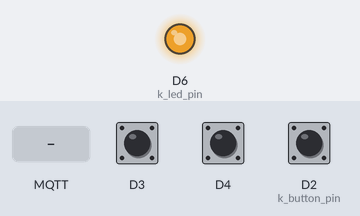
The sketch below on a simulated ESP8266 (NodeMCU). Shown: output pins drawn as LEDs (lit = HIGH). Inputs (shaded band) come from the test bench; at power-on: D2 (k_button_pin) HIGH, D3 HIGH, D4 HIGH. WiFi joins after 1.5 s; servers stay silent unless stated; random numbers use the default seed unless the sketch sets one; no MQTT or app messages arrive unless stated; not simulated (calls return 0 or success): credentials.h; names the files do not define were given values by the test bench: MQTT_PORT = 1883, OTA_PORT = 80; what the sketch prints to the serial monitor is not drawn.

Above: at 2.7 s.
2.8 s: D2 (k_button_pin) pulled LOW for 0.15 s
At 2.95 s:
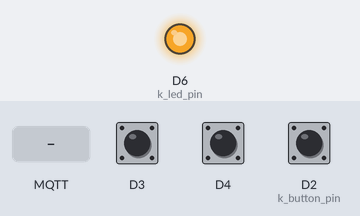
5.8 s: MQTT message "15" arrives on the second subscribed topic
At 6.02 s:
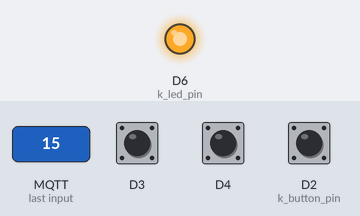
7.3 s: D2 (k_button_pin) pulled LOW for 1 s
At 7.45 s:
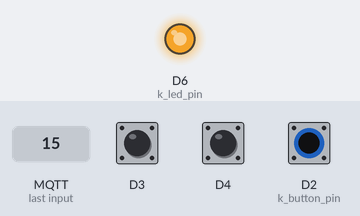
11.8 s: MQTT message "0" arrives on the first subscribed topic
At 11.95 s:
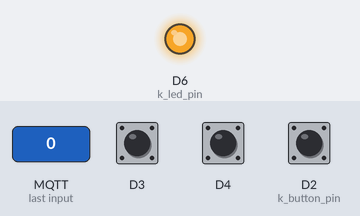
Timing chart, 0 to 14.8 s (numbered marks = the images above; inputs shaded):
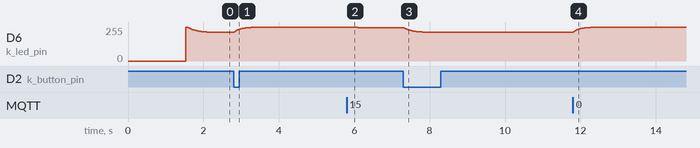

Measured:
- after the input at 2.8 s, D6 (k_led_pin): moves from 214/255 to 255/255 over 1.1 s, starting at once
- after the input at 5.8 s, D6 (k_led_pin): 255/255 → 253/255 at once, → 252/255 0.14 s later, → 251/255 0.15 s later
- after the input at 7.3 s, D6 (k_led_pin): moves from 251/255 to 214/255 over 0.82 s, starting at once
- after the input at 11.8 s, D6 (k_led_pin): moves from 214/255 to 255/255 over 1.1 s, starting at once

The sketch:

ikea-led-lamp.ino
```cpp
#include <ESP8266WiFi.h>
#include <PubSubClient.h>
#include <ArduinoOTA.h>
#include <credentials.h>

#include "ESPRotary.h"

String s_client_id;

WiFiClient s_wifi_client;
uint32_t s_last_wifi_connect_attempt_tp = 0;

PubSubClient s_mqtt_client(s_wifi_client);
uint32_t s_last_mqtt_connect_attempt_tp = 0;

#define NODE_LOCATION "home"
#define NODE_TYPE "ikea_led"
#define NODE_NAME "bedroom_light"

const char* s_status_topic = "/"NODE_LOCATION"/"NODE_NAME"/status";
const char* s_switch_topic = "/"NODE_LOCATION"/"NODE_NAME"/switch";

const char* s_brightness_topic = "/"NODE_LOCATION"/"NODE_NAME"/brightness";
const char* s_brightness_set_topic = "/"NODE_LOCATION"/"NODE_NAME"/brightness/set";

ESPRotary s_encoder = ESPRotary(D3, D4);

int k_led_pin = D6;
int k_button_pin = D2;

bool s_status = true;
int32_t s_button_level = 0;
int32_t s_last_button_level_change_tp = 0;

int32_t s_old_position  = 0;
int32_t s_last_position_change_tp = 0;

int32_t s_last_interpolation_tp = 0;


float s_brightness = 0.5f;
float s_target_brightness = 0.5f;
float s_saved_brightness = 0.5f;

void mqtt_publish(const char* topic, float t)
{
  char buffer[128] = {0};
  sprintf(buffer, "%f", t);
  s_mqtt_client.publish(topic, buffer, strlen(buffer));
}
void mqtt_publish(const char* topic, bool t)
{
  char buffer[128] = {0};
  sprintf(buffer, "%s", t ? "true" : "false");
  s_mqtt_client.publish(topic, buffer, strlen(buffer));
}


void set_brightness(float b)
{
  if (b > 1.f)
  {
    b = 1.f;
  }
  if (b < 0.002f)
  {
    b = 0.f;
  }
  s_brightness = b;
  analogWrite(k_led_pin, static_cast<int>(pow((1.f - b), 0.25f) * 1023.f));
}

void set_target_brightness(float brightness)
{
  if (brightness < 0.f)
  {
    brightness = 0.f;
  }
  if (brightness > 1.f)
  {
    brightness = 1.f;
  }
  s_target_brightness = brightness;
  mqtt_publish(s_brightness_topic, s_target_brightness * 255.f);
}

void save_target_brightness()
{
  s_saved_brightness = s_target_brightness;
}

void load_target_brightness()
{
  float brightness = s_saved_brightness;
  if (isnan(brightness) || !(brightness >= 0.f && brightness <= 1.f))
  {
    brightness = 0.5f;
  }
  set_target_brightness(brightness);
}

void set_status(bool status)
{
  if (status == s_status)
  {
    return;
  }

  if (status == false)
  {
    s_status = status;
    mqtt_publish(s_status_topic, s_status);

    save_target_brightness();
    set_target_brightness(0);
    Serial.println("Turning off");
  }
  else
  {
    s_status = status;
    mqtt_publish(s_status_topic, s_status);

    load_target_brightness();

    //too low? make sure it tirns on with a decent brightness
    if (s_target_brightness < 0.05f)
    {
      set_target_brightness(0.2f);
    }
    Serial.println("Turning on");
  }
}

void mqtt_callback(char* topic, byte* payload, unsigned int length)
{
  char buffer[128] = { 0, };
  length = min(length, 126u);
  memcpy(buffer, payload, length);
  buffer[length] = 0;

  Serial.print("Message arrived [");
  Serial.print(topic);
  Serial.print("] ");
  Serial.print(length);
  Serial.print(" bytes '");
  Serial.print(buffer);
  Serial.print("'");
  Serial.println();

  if (strcmp(topic, s_switch_topic) == 0)
  {
    set_status(strcmp(buffer, "true") == 0);
  }
  if (strcmp(topic, s_brightness_set_topic) == 0)
  {
    float brightness = atoi(buffer) / 255.f;
    if (isnan(brightness))
    {
      brightness = 0.5f;
    }
    set_target_brightness(brightness);
  }
}

void reconnect_mqtt()
{
  // Loop until we're reconnected
  if (!s_mqtt_client.connected() && (s_last_mqtt_connect_attempt_tp + 30000 < millis()) || s_last_mqtt_connect_attempt_tp == 0)
  {
    s_last_mqtt_connect_attempt_tp = millis();
    Serial.print("Attempting MQTT connection...");
    // Attempt to connect
    if (s_mqtt_client.connect(s_client_id.c_str(), MQTT_USERNAME, MQTT_PASSWORD))
    {
      Serial.println("connected");
      s_last_mqtt_connect_attempt_tp = 0;

      // Once connected, publish an announcement...
      mqtt_publish(s_status_topic, s_status);
      mqtt_publish(s_brightness_topic, s_target_brightness);
      // ... and resubscribe
      s_mqtt_client.subscribe(s_switch_topic);
      s_mqtt_client.subscribe(s_brightness_set_topic);
    }
    else
    {
      Serial.print("failed, rc=");
      Serial.print(s_mqtt_client.state());
      Serial.println(" try again");
    }
  }
}

void setup_wifi(bool wait)
{
  if (WiFi.status() != WL_CONNECTED && (s_last_wifi_connect_attempt_tp + 30000 < millis() || s_last_wifi_connect_attempt_tp == 0))
  {
    delay(10);
    // We start by connecting to a WiFi network
    Serial.println();
    Serial.print("Connecting to ");
    Serial.println(WLAN_SSID);
    WiFi.mode(WIFI_STA);
    WiFi.begin(WLAN_SSID, WLAN_PASSWORD);
    s_last_wifi_connect_attempt_tp = millis();
  }

  if (wait)
  {
    int start = millis();
    while (WiFi.status() != WL_CONNECTED && start + 5000 > millis())
    {
      delay(500);
      Serial.print(".");
    }
    Serial.println("");
  }

  if (WiFi.status() == WL_CONNECTED)
  {
    s_last_wifi_connect_attempt_tp = 0;
    Serial.println("WiFi connected");
    Serial.println("IP address: ");
    Serial.println(WiFi.localIP());
  }
  else
  {
    Serial.println("WiFi NOT connected, postponed");
  }
}

void setup()
{
  Serial.begin(115200);

  s_client_id = NODE_LOCATION"/"NODE_NAME"/"NODE_TYPE"/";
  s_client_id += String(random(0xffff), HEX);

  Serial.print("Node location: "); Serial.println(NODE_LOCATION);
  Serial.print("Node type: "); Serial.println(NODE_TYPE);
  Serial.print("Node name: "); Serial.println(NODE_NAME);
  Serial.print("Client ID: "); Serial.println(s_client_id.c_str());
  Serial.print("MQTT status topic: "); Serial.println(s_status_topic);
  Serial.print("MQTT switch topic: "); Serial.println(s_switch_topic);
  Serial.print("MQTT brightness topic: "); Serial.println(s_brightness_topic);
  Serial.print("MQTT brightness set topic: "); Serial.println(s_brightness_set_topic);

  // put your setup code here, to run once:
  pinMode(k_led_pin, OUTPUT);
  analogWriteFreq(128);

  pinMode(k_button_pin, INPUT_PULLUP);

  setup_wifi(true);
  s_mqtt_client.setServer(MQTT_SERVER, MQTT_PORT);
  s_mqtt_client.setCallback(mqtt_callback);

  //OTA SETUP
  ArduinoOTA.setPort(OTA_PORT);
  // Hostname defaults to esp8266-[ChipID]
  ArduinoOTA.setHostname(s_client_id.c_str());

  // No authentication by default
  ArduinoOTA.setPassword(OTA_PASSWORD);

  ArduinoOTA.onStart([]()
  {
    Serial.println("Starting");
  });
  ArduinoOTA.onEnd([]()
  {
    Serial.println("\nEnd");
  });
  ArduinoOTA.onProgress([](unsigned int progress, unsigned int total)
  {
    Serial.printf("Progress: %u%%\r", (progress / (total / 100)));
  });
  ArduinoOTA.onError([](ota_error_t error)
  {
    Serial.printf("Error[%u]: ", error);
    if (error == OTA_AUTH_ERROR) Serial.println("Auth Failed");
    else if (error == OTA_BEGIN_ERROR) Serial.println("Begin Failed");
    else if (error == OTA_CONNECT_ERROR) Serial.println("Connect Failed");
    else if (error == OTA_RECEIVE_ERROR) Serial.println("Receive Failed");
    else if (error == OTA_END_ERROR) Serial.println("End Failed");
  });
  ArduinoOTA.begin();

  s_brightness = 0.f;
  load_target_brightness();
}

void process_encoder()
{
  s_encoder.loop();

  bool value_changed = false;
  float delta = 0.f;
  int32_t new_position = s_encoder.getPosition() / 4;
  if (new_position != s_old_position)
  {
    int32_t tp = millis();
    if (tp < s_last_position_change_tp)
    {
      s_last_position_change_tp = tp;
    }
    if (tp != s_last_position_change_tp)
    {
      float dt = static_cast<float>(tp - s_last_position_change_tp) / 1000.f;
      if (dt > 1000.f)
      {
        dt = 1000.f;
      }

      value_changed = true;
      delta = static_cast<float>(new_position - s_old_position) / dt;

      s_last_position_change_tp = tp;

      s_old_position = new_position;
    }
  }

  if (value_changed && s_status == true)
  {
    float sign = delta < 0.f ? -1.f : 1.f;
    if (abs(delta) > 10.f)
    {
      delta = sign * 10.f;
    }

    float brightness = s_target_brightness + delta / 100.f;
    set_target_brightness(brightness);
  }
}

void process_interpolation()
{
  int32_t tp = millis();
  if (tp < s_last_interpolation_tp)
  {
    s_last_interpolation_tp = tp;
  }

  if (tp - s_last_interpolation_tp < 10)
  {
    return;
  }
  s_last_interpolation_tp = tp;

  set_brightness(s_brightness + (s_target_brightness - s_brightness) * 0.05f);
}

void process_button()
{
  int level = digitalRead(k_button_pin) ? 1 : 0;
  if (level != s_button_level && millis() - s_last_button_level_change_tp > 50)
  {
    s_last_button_level_change_tp = millis();

    s_button_level = level;
    if (level == 0)
    {
      set_status(!s_status);
    }
  }
}

void process_mqtt()
{
  if (WiFi.status() != WL_CONNECTED)
  {
    delay(1);
    Serial.print("WIFI Disconnected. Attempting reconnection.");
    setup_wifi(false);
    return;
  }

  if (!s_mqtt_client.connected())
    reconnect_mqtt();
  else
    s_mqtt_client.loop();
}


void loop()
{
  process_encoder();
  process_interpolation();
  process_button();
  process_mqtt();
  ArduinoOTA.handle();
}
```

ESPRotary.cpp
```cpp
/////////////////////////////////////////////////////////////////
/*
  ESP8266/Arduino Library for reading rotary encoder values.
  Created by Lennart Hennigs, November 12, 2017.
*/
/////////////////////////////////////////////////////////////////

#include "ESPRotary.h"

/////////////////////////////////////////////////////////////////

ESPRotary::ESPRotary(int pin1, int pin2) {
  this->pin1 = pin1;
  this->pin2 = pin2;

  pinMode(pin1, INPUT_PULLUP);
  pinMode(pin2, INPUT_PULLUP);

  loop();
  resetPosition();
  last_read_ms = 0;
}

/////////////////////////////////////////////////////////////////

void ESPRotary::setChangedHandler(CallbackFunction f) {
  change_cb = f;
}

/////////////////////////////////////////////////////////////////

void ESPRotary::setRightRotationHandler(CallbackFunction f) {
  right_cb = f;
}

/////////////////////////////////////////////////////////////////

void ESPRotary::setLeftRotationHandler(CallbackFunction f) {
  left_cb = f;
}

/////////////////////////////////////////////////////////////////

void ESPRotary::resetPosition() {
  last_position = 0;
  position = 0;
  direction = 0;
}

/////////////////////////////////////////////////////////////////

byte ESPRotary::getDirection() {
  return direction;
}

/////////////////////////////////////////////////////////////////

String ESPRotary::directionToString(byte direction) {
  if (direction == RE_LEFT) {
    return "LEFT";
  } else if (direction == RE_RIGHT) {
    return "RIGHT";
    }
}

/////////////////////////////////////////////////////////////////

int ESPRotary::getPosition() {
  return position;
}

/////////////////////////////////////////////////////////////////

void ESPRotary::loop() {
    int s = state & 3;
    if (digitalRead(pin1)) s |= 4;
    if (digitalRead(pin2)) s |= 8;

      switch (s) {
        case 0: case 5: case 10: case 15:
          break;
        case 1: case 7: case 8: case 14:
          position++; break;
        case 2: case 4: case 11: case 13:
          position--; break;
        case 3: case 12:
          position += 2; break;
        default:
          position -= 2; break;
      }
      state = (s >> 2);

      if (position != last_position) {
        if (position > last_position) {
          direction = RE_RIGHT;
          if (right_cb != NULL) right_cb (*this);
        } else {
          direction = RE_LEFT;
          if (left_cb != NULL) left_cb (*this);
        }
        last_position = position;
        if (change_cb != NULL) change_cb (*this);
      }
}

/////////////////////////////////////////////////////////////////
```

ESPRotary.h
```cpp
/////////////////////////////////////////////////////////////////
/*
  ESP8266/Arduino Library for reading rotary encoder values.
  Created by Lennart Hennigs, November 12, 2017.
*/
/////////////////////////////////////////////////////////////////
#pragma once

#ifndef ESPRotary_h
#define ESPRotary_h

/////////////////////////////////////////////////////////////////

#include "Arduino.h"

/////////////////////////////////////////////////////////////////

#define RE_RIGHT            1
#define RE_LEFT             255

/////////////////////////////////////////////////////////////////

class ESPRotary {
  private:
    int pin1, pin2, position, last_position;
    unsigned long last_read_ms;
    byte direction;
    byte state;

    typedef void (*CallbackFunction) (ESPRotary&);
    CallbackFunction change_cb = NULL;
    CallbackFunction right_cb = NULL;
    CallbackFunction left_cb = NULL;

  public:
    ESPRotary(int pin1, int pin2);

    int getPosition();
    void resetPosition();
    byte getDirection();
    String directionToString(byte direction);
    void setChangedHandler(CallbackFunction f);
    void setRightRotationHandler(CallbackFunction f);
    void setLeftRotationHandler(CallbackFunction f);

    void loop();
};

/////////////////////////////////////////////////////////////////
#endif
/////////////////////////////////////////////////////////////////
```
